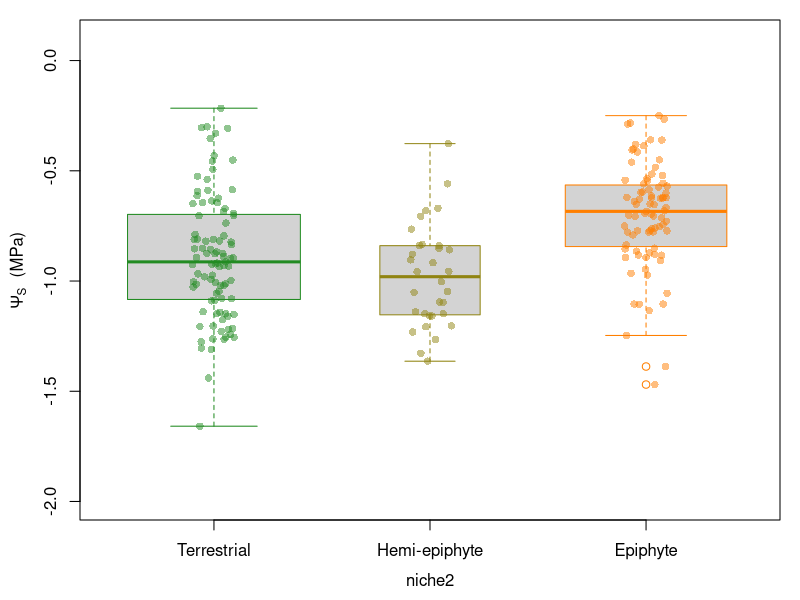
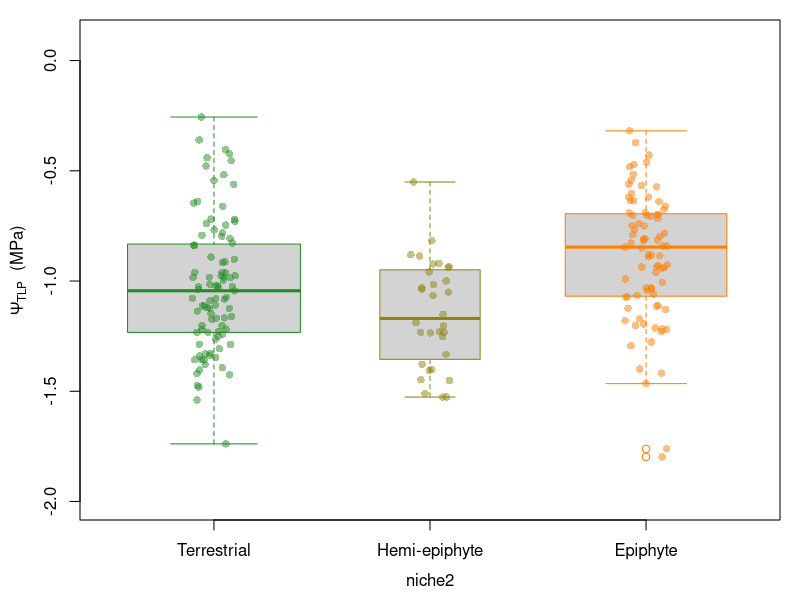
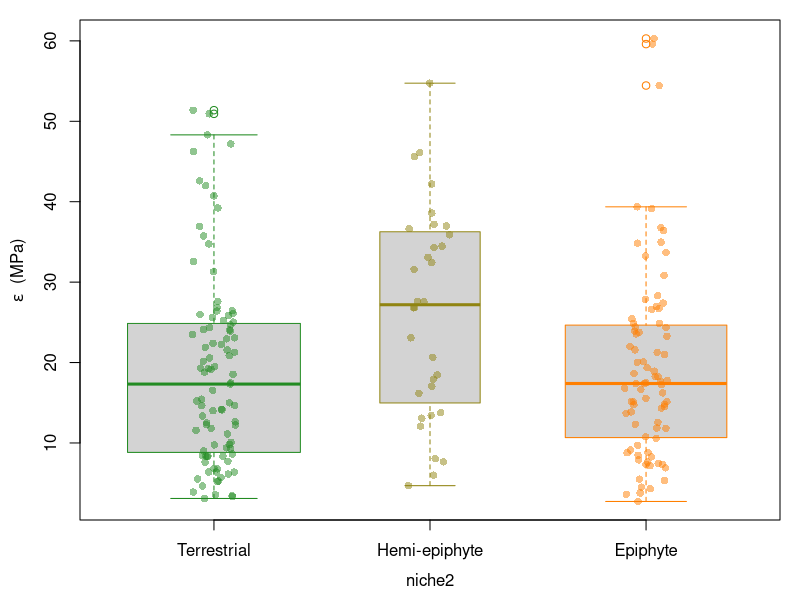
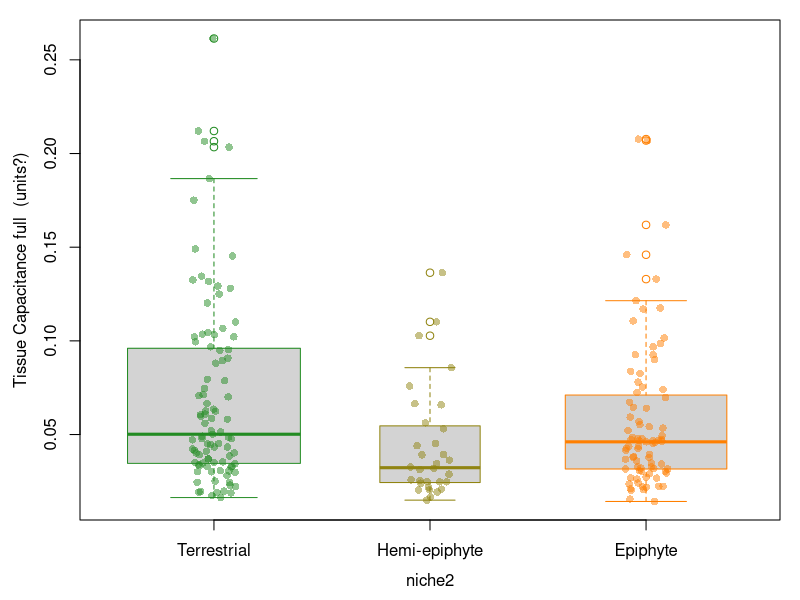
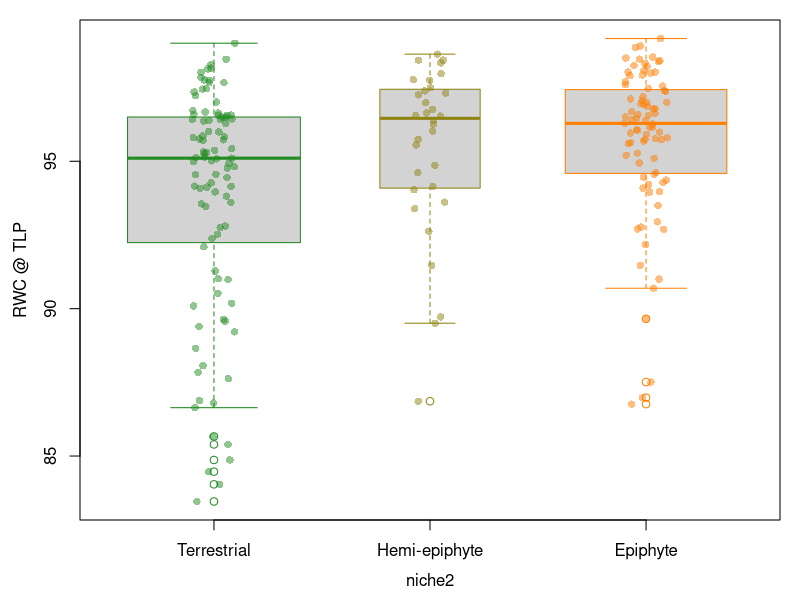

Write R code to recreate these figures, in order.
## pv curve figures


pv <- read.csv("calculated_data/pv_curves2.csv")
  pv$niche2 <- gsub("climber", "hemi-epiphyte", pv$niche)
  pv$niche2 <- as.factor(pv$niche2)

  #reorder from ground to canopy 
  pv$niche2<-factor(pv$niche2, 
                       levels=c("terrestrial", "hemi-epiphyte", "epiphyte"))

  
#plot bits-------
boxlabs <- c("Terrestrial", "Hemi-epiphyte", "Epiphyte")
  
gradient <- colorRampPalette(c("forestgreen","darkorange1"))
palette(gradient(3))
trtcols <- palette(gradient(3))
library(scales)
library(doBy)
trtcols2 <- c(alpha(trtcols[1], .5), alpha(trtcols[2], .5),alpha(trtcols[3], .5))
  
#labels

op_lab <- expression(paste(Psi[S], "  (MPa)"))
elasticity_lab <- expression(paste(epsilon, "  (MPa)")) 
tlp_lab <- expression(paste(Psi[TLP], "  (MPa)"))
cap_lab <- "Tissue Capacitance  (units?)"

## osmotic potential

par(mgp=c(2.5,1,0), mar=c(4,4,1,1), cex.lab=1)
boxplot(osmotic_potential ~ niche2, data=pv, xaxt='n',
        varwidth=TRUE,ylab=op_lab,ylim=c(-2,0.1),
        border=trtcols)
axis(1, boxlabs, at=1:3, cex=1.1)
stripchart(osmotic_potential ~ niche2, data = pv,
           vertical = TRUE, method = "jitter",
           pch = 16,  col= trtcols2, xaxt='n', add=TRUE)
           
           
## water potential turgor loss point 
# jpeg(filename = "output/tlp.jpeg",
#      width = 7, height = 7, units = "in", res= 400)

par(mgp=c(2.5,1,0), mar=c(4,4,1,1), cex.lab=1)
boxplot(waterpot_tlp ~ niche2, data=pv, xaxt='n',ylim=c(-2,0.1),
        varwidth=TRUE,ylab=tlp_lab,
        border=trtcols)
axis(1, boxlabs, at=1:3, cex=1.1)
stripchart(waterpot_tlp ~ niche2, data = pv,
           vertical = TRUE, method = "jitter",
           pch = 16,  col= trtcols2, xaxt='n', add=TRUE)
# dev.off()

## elasticity

par(mgp=c(2.5,1,0), mar=c(4,4,1,1), cex.lab=1)
boxplot(elasticity ~ niche2, data=pv, xaxt='n',
        varwidth=TRUE,ylab=elasticity_lab,
        border=trtcols)
axis(1, boxlabs, at=1:3, cex=1.1)
stripchart(elasticity ~ niche2, data = pv,
           vertical = TRUE, method = "jitter",
           pch = 16,  col= trtcols2, xaxt='n', add=TRUE)

## capacitance full

par(mgp=c(2.5,1,0), mar=c(4,4,1,1), cex.lab=1)
boxplot(capacitance_full ~ niche2, data=pv, xaxt='n',
        varwidth=TRUE,ylab="Tissue Capacitance full  (units?)",
        border=trtcols)
axis(1, boxlabs, at=1:3, cex=1.1)
stripchart(capacitance_full ~ niche2, data = pv,
           vertical = TRUE, method = "jitter",
           pch = 16,  col= trtcols2, xaxt='n', add=TRUE)

## RWC @TLP
          
par(mgp=c(2.5,1,0), mar=c(4,4,1,1), cex.lab=1)
boxplot(rwc_tlp ~ niche2, data=pv, xaxt='n',
        varwidth=TRUE,ylab="RWC @ TLP",
        border=trtcols)
axis(1, boxlabs, at=1:3, cex=1.1)
stripchart(rwc_tlp ~ niche2, data = pv,
           vertical = TRUE, method = "jitter",
           pch = 16,  col= trtcols2, xaxt='n', add=TRUE) 
